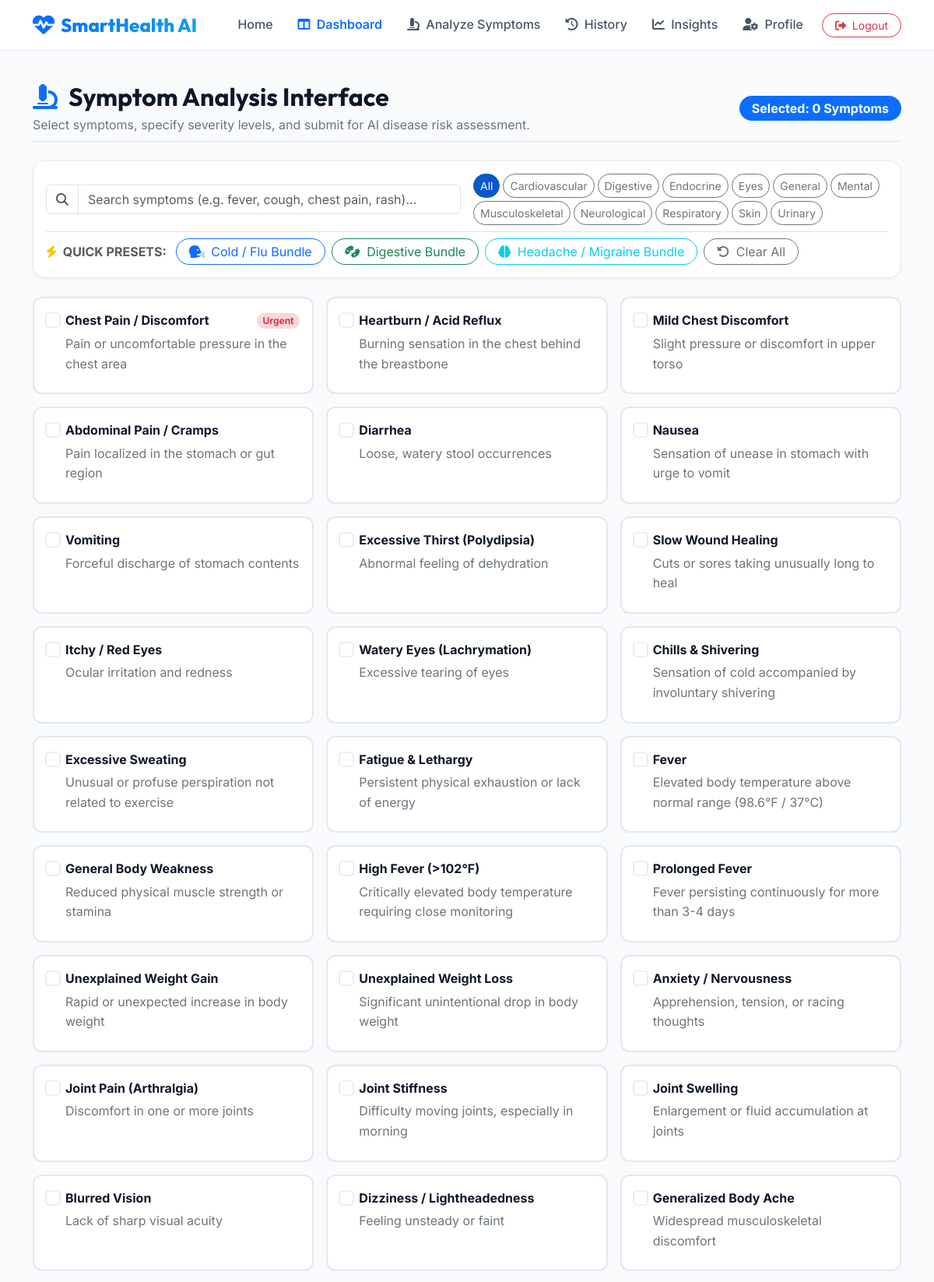
The app's page /patient/symptoms (signed in, upper part) with its own data.
### app/models/medical.py (models this page shows)
class Symptom(db.Model):
    __tablename__ = 'symptoms'
    id = db.Column(db.Integer, primary_key=True)
    code_name = db.Column(db.String(100), unique=True, nullable=False) # e.g., 'fever'
    name = db.Column(db.String(120), nullable=False)                    # e.g., 'Fever'
    category = db.Column(db.String(50), nullable=False, default='General')
    description = db.Column(db.Text, nullable=True)
    is_emergency = db.Column(db.Boolean, default=False)
    active = db.Column(db.Boolean, default=True)

### app/routes/patient.py (the view, shortened to what this page needs)
@patient_bp.route('/symptoms', methods=['GET', 'POST'])
@login_required
def symptoms():
    if current_user.is_admin():
        return redirect(url_for('admin.dashboard'))
    all_symptoms = Symptom.query.filter_by(active=True).order_by(Symptom.category, Symptom.name).all()
    categorized_symptoms = {}
    for s in all_symptoms:
        categorized_symptoms.setdefault(s.category, []).append(s)
    return render_template('patient/symptoms.html', categorized_symptoms=categorized_symptoms)

### app/models/user.py (called while the page is built)
    def is_admin(self):
        return self.role == 'admin'

### templates/patient/symptoms.html (shortened to what this page needs)
{% extends "base.html" %}
{% block content %}
<div class="container py-4">
    <div class="d-flex flex-column flex-md-row justify-content-between align-items-md-center mb-4 pb-2 border-bottom">
        <div>
            <h2 class="fw-bold mb-1"><i class="fa-solid fa-microscope text-primary me-2"></i> Symptom Analysis Interface</h2>
            <p class="text-secondary mb-0 fs-7">Select symptoms, specify severity levels, and submit for AI disease risk assessment.</p>
        </div>
        <div class="mt-2 mt-md-0">
            <span class="badge bg-primary fs-6 rounded-pill px-3 py-2">
                Selected: <span id="selectedSymptomCountBadge">0</span> Symptoms
            </span>
        </div>
    </div>
    <div class="card-modern p-3 mb-4">
        <div class="row g-3 align-items-center mb-2">
            <div class="col-md-6">
                <div class="input-group">
                    <span class="input-group-text bg-white"><i class="fa-solid fa-magnifying-glass text-muted"></i></span>
                    <input type="text" id="symptomSearchInput" class="form-control" placeholder="Search symptoms (e.g. fever, cough, chest pain, rash)...">
                </div>
            </div>
            <div class="col-md-6">
                <div class="d-flex flex-wrap gap-1">
                    <button type="button" class="btn btn-sm btn-primary active category-filter-btn rounded-pill" data-category="all">All</button>
                    {% for category in categorized_symptoms.keys() %}
                        <button type="button" class="btn btn-sm btn-outline-secondary category-filter-btn rounded-pill" data-category="{{ category }}">{{ category }}</button>
                    {% endfor %}
                </div>
            </div>
        </div>
        <div class="pt-2 border-top d-flex flex-wrap align-items-center gap-2">
            <span class="fs-8 fw-bold text-muted text-uppercase me-1"><i class="fa-solid fa-bolt text-warning me-1"></i> Quick Presets:</span>
            <button type="button" class="btn btn-xs btn-outline-primary rounded-pill px-3 py-1 fs-8 preset-btn" data-symptoms="fever,cough,fatigue,sore_throat">
                <i class="fa-solid fa-head-side-cough me-1"></i> Cold / Flu Bundle
            </button>
            <button type="button" class="btn btn-xs btn-outline-success rounded-pill px-3 py-1 fs-8 preset-btn" data-symptoms="abdominal_pain,nausea,vomiting,diarrhea">
                <i class="fa-solid fa-bacteria me-1"></i> Digestive Bundle
            </button>
            <button type="button" class="btn btn-xs btn-outline-info rounded-pill px-3 py-1 fs-8 preset-btn" data-symptoms="headache,dizziness,sensitivity_to_light,blurred_vision">
                <i class="fa-solid fa-brain me-1"></i> Headache / Migraine Bundle
            </button>
            <button type="button" class="btn btn-xs btn-outline-secondary rounded-pill px-3 py-1 fs-8" id="clearAllSymptomsBtn">
                <i class="fa-solid fa-rotate-left me-1"></i> Clear All
            </button>
        </div>
    </div>
    <form method="POST" action="{{ url_for('patient.symptoms') }}">
        <div class="row g-3 mb-4" id="symptomGrid">
            {% for category, symptoms_list in categorized_symptoms.items() %}
                {% for sym in symptoms_list %}
                    <div class="col-md-6 col-lg-4 symptom-item-col"
                         data-symptom-name="{{ sym.name }}"
                         data-symptom-code="{{ sym.code_name }}"
                         data-symptom-category="{{ sym.category }}">
                        <div class="symptom-card h-100">
                            <div class="d-flex align-items-start gap-2 mb-2">
                                <input type="checkbox" name="symptoms" value="{{ sym.code_name }}" class="form-check-input symptom-checkbox mt-1" id="sym_{{ sym.code_name }}">
                                <label for="sym_{{ sym.code_name }}" class="w-100 cursor-pointer mb-0">
                                    <div class="fw-bold d-flex justify-content-between align-items-center">
                                        <span>{{ sym.name }}</span>
                                        {% if sym.is_emergency %}
                                            <span class="badge bg-danger-subtle text-danger fs-8 rounded-pill">Urgent</span>
                                        {% endif %}
                                    </div>
                                    <div class="fs-8 text-secondary mt-1">{{ sym.description or 'Category: ' ~ sym.category }}</div>
                                </label>
                            </div>
                        </div>
                    </div>
                {% endfor %}
            {% endfor %}
        </div>
    </form>
</div>
{% endblock %}

### static/css/custom.css (style rules this page uses)
:root { --primary-color: #0d6efd; --primary-hover: #0b5ed7; --medical-teal: #0ea5e9; --accent-emerald: #10b981; --warning-amber: #f59e0b; --danger-rose: #ef4444; --dark-navy: #0f172a; --slate-gray: #475569; --light-bg: #f8fafc; --card-bg: #ffffff; --glass-bg: rgba(255, 255, 255, 0.85); --glass-border: rgba(226, 232, 240, 0.8); --shadow-sm: 0 2px 4px rgba(15, 23, 42, 0.04); --shadow-md: 0 10px 25px -5px rgba(15, 23, 42, 0.08); --shadow-lg: 0 20px 35px -10px rgba(15, 23, 42, 0.12); --radius-lg: 16px; --radius-md: 12px; }
body { font-family: 'Inter', system-ui, -apple-system, sans-serif; background-color: var(--light-bg); color: var(--dark-navy); line-height: 1.6; overflow-x: hidden; }
h1, h2, h3, h4, h5, h6, .navbar-brand { font-family: 'Outfit', sans-serif; font-weight: 700; }
.card-modern { background: var(--card-bg); border: 1px solid var(--glass-border); border-radius: var(--radius-lg); box-shadow: var(--shadow-sm); transition: transform 0.25s ease, box-shadow 0.25s ease; }
.cursor-pointer { cursor: pointer !important; }
.symptom-card { border: 2px solid #e2e8f0; border-radius: var(--radius-md); padding: 1rem; cursor: pointer; transition: all 0.2s ease; background: #ffffff; position: relative; }
.symptom-card input[type="checkbox"] { transform: scale(1.2); cursor: pointer; }

### records on screen
Symptom: category "Cardiovascular", name "Chest Pain / Discomfort", is_emergency "Urgent", description "Pain or uncomfortable pressure in the chest area"
Symptom: category "Digestive", name "Abdominal Pain / Cramps", description "Pain localized in the stomach or gut region"
Symptom: category "Endocrine", name "Excessive Thirst (Polydipsia)", description "Abnormal feeling of dehydration"
Symptom: category "Eyes", name "Itchy / Red Eyes", description "Ocular irritation and redness"
Symptom: category "General", name "Chills & Shivering", description "Sensation of cold accompanied by involuntary shivering"
Symptom: category "Mental", name "Anxiety / Nervousness", description "Apprehension, tension, or racing thoughts"
Symptom: category "Musculoskeletal", name "Joint Pain (Arthralgia)", description "Discomfort in one or more joints"
Symptom: category "Neurological", name "Blurred Vision", description "Lack of sharp visual acuity"
Symptom: category "Respiratory"
Symptom: category "Skin"
Symptom: category "Urinary"
Symptom: name "Heartburn / Acid Reflux", description "Burning sensation in the chest behind the breastbone"
Symptom: name "Mild Chest Discomfort", description "Slight pressure or discomfort in upper torso"
Symptom: name "Diarrhea", description "Loose, watery stool occurrences"
Symptom: name "Nausea", description "Sensation of unease in stomach with urge to vomit"
Symptom: name "Vomiting", description "Forceful discharge of stomach contents"
Symptom: name "Slow Wound Healing", description "Cuts or sores taking unusually long to heal"
Symptom: name "Watery Eyes (Lachrymation)", description "Excessive tearing of eyes"
Symptom: name "Excessive Sweating", description "Unusual or profuse perspiration not related to exercise"
Symptom: name "Fatigue & Lethargy", description "Persistent physical exhaustion or lack of energy"
Symptom: name "Fever", description "Elevated body temperature above normal range (98.6°F / 37°C)"
Symptom: name "General Body Weakness", description "Reduced physical muscle strength or stamina"
Symptom: name "High Fever (>102°F)", description "Critically elevated body temperature requiring close monitoring"
Symptom: name "Prolonged Fever", description "Fever persisting continuously for more than 3-4 days"
Symptom: name "Unexplained Weight Gain", description "Rapid or unexpected increase in body weight"
Symptom: name "Unexplained Weight Loss", description "Significant unintentional drop in body weight"
Symptom: name "Joint Stiffness", description "Difficulty moving joints, especially in morning"
Symptom: name "Joint Swelling", description "Enlargement or fluid accumulation at joints"
Symptom: name "Dizziness / Lightheadedness", description "Feeling unsteady or faint"
Symptom: name "Generalized Body Ache", description "Widespread musculoskeletal discomfort"
